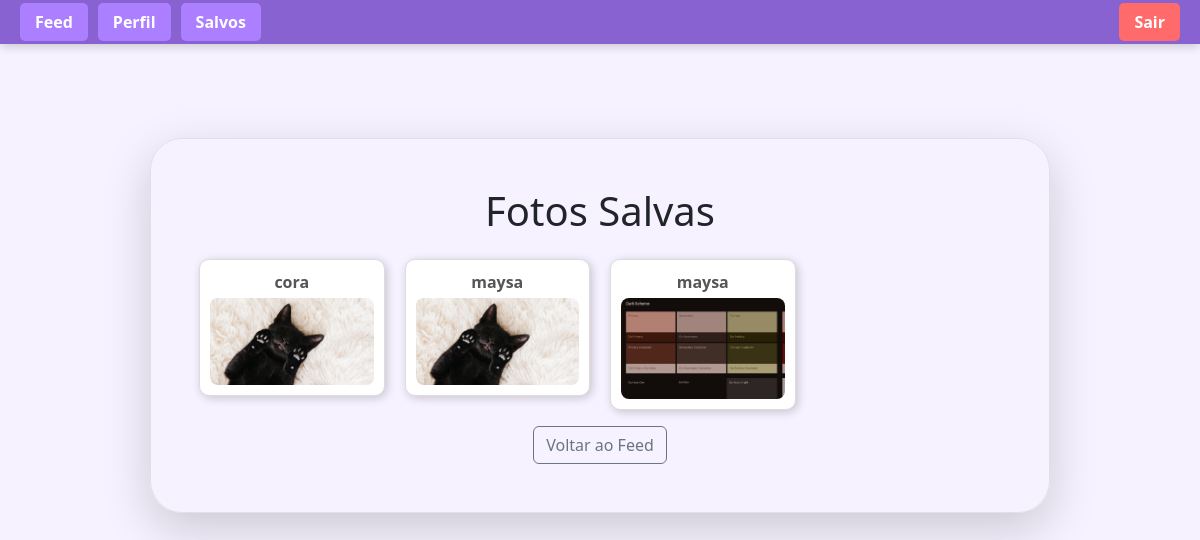
Screenshot of /savedphotos (signed in) with the database file from the repository.
### appflexi/models.py (models this page shows)
class Photo(database.Model):
    id = database.Column(database.Integer, primary_key=True)
    file_name = database.Column(database.String(255), default="default.png")
    upload_date = database.Column(
        database.DateTime(timezone=True),
        nullable=False,
        default=lambda: datetime.now(timezone.utc)
    )
    user_id = database.Column(
        database.Integer,
        database.ForeignKey('user.id'),
        nullable=False
    )

class User(database.Model, UserMixin):
    id = database.Column(database.Integer, primary_key=True)
    username = database.Column(database.String(20), unique=True, nullable=False)
    email = database.Column(database.String(100), unique=True, nullable=False)
    password = database.Column(database.String(60), nullable=False)
    photos = database.relationship('Photo', backref='user', lazy=True)

### appflexi/routes.py (the view)
@app.route('/savedphotos')
@login_required
def savedphotos():
    saved = SavedPhoto.query.filter_by(user_id=current_user.id).all()
    saved_photos = [Photo.query.get(item.photo_id) for item in saved]
    return render_template('savedphotos.html', saved_photos=saved_photos)

### appflexi/models.py (called while the page is built)
@login_manager.user_loader
def load_user(user_id):
    return User.query.get(int(user_id))

### appflexi/templates/savedphotos.html (shortened to what this page needs)
{% extends "homepage.html" %}
{% block form %}
{% include "navbar.html" %}
<div class="d-flex justify-content-center" style="margin-top:90px;">
    <div class="border m-5 shadow-lg rounded-5 p-5 w-75">
        <h1 class="text-center mb-4">Fotos Salvas</h1>
        {% if saved_photos %}
            <div style=" columns: 4; column-gap: 20px;">
                {% for photo in saved_photos %}
                    <div style=" break-inside: avoid; margin-bottom: 20px; background:white; padding:10px; border-radius:10px; border:1px solid #ddd; box-shadow:2px 2px 10px rgba(0,0,0,0.2); display:block;">
                        <p class="text-center fw-bold mb-1" style="color:#555;">
                            {{ photo.user.username }}
                        </p>
                        <a href="{{ url_for('profile', user_id=photo.user_id) }}">
                            <img src="{{ url_for('static', filename='saved_photos/' ~ photo.file_name) }}" style="width:100%; border-radius:8px; display:block;" alt="{{ photo.file_name }}">
                        </a>
                    </div>
                {% endfor %}
            </div>
        {% else %}
            <p class="text-center alert alert-info">Você ainda não salvou nenhuma foto.</p>
        {% endif %}
        <div class="text-center mt-3">
            <a href="{{ url_for('feed') }}" class="btn btn-outline-secondary">Voltar ao Feed</a>
        </div>
    </div>
</div>
{% endblock %}

### rows the page displays
Photo: user.username "cora", file_name (picture)
Photo: user.username "maysa", file_name (picture)
Photo: user.username "maysa", file_name (picture)
